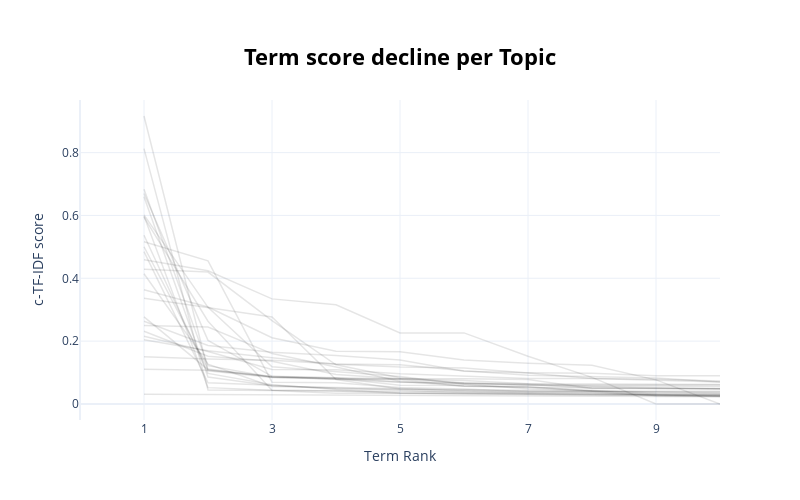

Write notebook code for a chart like this one.
### Code cell
# Visualize term rank decrease
topic_model_title.visualize_term_rank()

### Figure 1 — Plotly figure (JSON) as saved in the notebook; plotly's stock layout.template omitted (floating-point values rounded to 4 significant figures)
{"data": [{"hovertext": "<b>Topic -1</b>:life_man_story_last_time_woman_kin", "line": {"color": "black", "width": 1.5}, "mode": "lines+lines", "name": "", "opacity": 0.1, "type": "scatter", "x": [1, 2, 3, 4, 5, 6, 7, 8, 9, 10], "y": [0.03092, 0.03014, 0.02757, 0.02716, 0.0268, 0.02578, 0.02545, 0.02513, 0.02502, 0.02284]}, {"hovertext": "<b>Topic 0</b>:la_finding_age_last_great_son_speci", "line": {"color": "black", "width": 1.5}, "mode": "lines+lines", "name": "", "opacity": 0.1, "type": "scatter", "x": [1, 2, 3, 4, 5, 6, 7, 8, 9, 10], "y": [0.4848, 0.06731, 0.05978, 0.04862, 0.04707, 0.04317, 0.04088, 0.04088, 0.04088, 0.04074]}, {"hovertext": "<b>Topic 1</b>:miss_eye_finding_forever_back_love_", "line": {"color": "black", "width": 1.5}, "mode": "lines+lines", "name": "", "opacity": 0.1, "type": "scatter", "x": [1, 2, 3, 4, 5, 6, 7, 8, 9, 10], "y": [0.2773, 0.1092, 0.08594, 0.08234, 0.05942, 0.05909, 0.0522, 0.05045, 0.04889, 0.04889]}, {"hovertext": "<b>Topic 2</b>:john_bob_mr_name_lee_hall_iii_peopl", "line": {"color": "black", "width": 1.5}, "mode": "lines+lines", "name": "", "opacity": 0.1, "type": "scatter", "x": [1, 2, 3, 4, 5, 6, 7, 8, 9, 10], "y": [0.2316, 0.1521, 0.1362, 0.09421, 0.08046, 0.08046, 0.07783, 0.04945, 0.04945, 0.04945]}, {"hovertext": "<b>Topic 3</b>:girl_father_son_child_boy_like_baby", "line": {"color": "black", "width": 1.5}, "mode": "lines+lines", "name": "", "opacity": 0.1, "type": "scatter", "x": [1, 2, 3, 4, 5, 6, 7, 8, 9, 10], "y": [0.2495, 0.2447, 0.1605, 0.1178, 0.07255, 0.05637, 0.05372, 0.04043, 0.02702, 0.02469]}, {"hovertext": "<b>Topic 4</b>:desert_late_sweet_white_people_part", "line": {"color": "black", "width": 1.5}, "mode": "lines+lines", "name": "", "opacity": 0.1, "type": "scatter", "x": [1, 2, 3, 4, 5, 6, 7, 8, 9, 10], "y": [0.1102, 0.1073, 0.0886, 0.0837, 0.06976, 0.06335, 0.06059, 0.06059, 0.06059, 0.06056]}, {"hovertext": "<b>Topic 5</b>:im_everything_man_thing_best_nothin", "line": {"color": "black", "width": 1.5}, "mode": "lines+lines", "name": "", "opacity": 0.1, "type": "scatter", "x": [1, 2, 3, 4, 5, 6, 7, 8, 9, 10], "y": [0.1506, 0.1433, 0.1395, 0.1272, 0.1247, 0.1056, 0.09189, 0.08798, 0.08307, 0.06977]}, {"hovertext": "<b>Topic 6</b>:water_tale_without_yellow_11_little", "line": {"color": "black", "width": 1.5}, "mode": "lines+lines", "name": "", "opacity": 0.1, "type": "scatter", "x": [1, 2, 3, 4, 5, 6, 7, 8, 9, 10], "y": [0.5004, 0.1115, 0.08632, 0.08275, 0.07998, 0.06608, 0.06188, 0.05128, 0.04878, 0.0482]}, {"hovertext": "<b>Topic 7</b>:mystery_city_called_god_sweet_crime", "line": {"color": "black", "width": 1.5}, "mode": "lines+lines", "name": "", "opacity": 0.1, "type": "scatter", "x": [1, 2, 3, 4, 5, 6, 7, 8, 9, 10], "y": [0.2042, 0.1694, 0.147, 0.1267, 0.1181, 0.1142, 0.09884, 0.08078, 0.07567, 0.06972]}, {"hovertext": "<b>Topic 8</b>:sky_light_behind_high_let_city_worl", "line": {"color": "black", "width": 1.5}, "mode": "lines+lines", "name": "", "opacity": 0.1, "type": "scatter", "x": [1, 2, 3, 4, 5, 6, 7, 8, 9, 10], "y": [0.5166, 0.4557, 0.06937, 0.06741, 0.05219, 0.04798, 0.04001, 0.03812, 0.03812, 0.03812]}, {"hovertext": "<b>Topic 9</b>:12_10_year_piece_die_whats_11_mine_", "line": {"color": "black", "width": 1.5}, "mode": "lines+lines", "name": "", "opacity": 0.1, "type": "scatter", "x": [1, 2, 3, 4, 5, 6, 7, 8, 9, 10], "y": [0.4287, 0.4198, 0.2652, 0.1246, 0.08355, 0.06653, 0.0643, 0.05741, 0.05741, 0.05581]}, {"hovertext": "<b>Topic 10</b>:movie_disaster_iii_ii_big_first_pa", "line": {"color": "black", "width": 1.5}, "mode": "lines+lines", "name": "", "opacity": 0.1, "type": "scatter", "x": [1, 2, 3, 4, 5, 6, 7, 8, 9, 10], "y": [0.5985, 0.05209, 0.04361, 0.04038, 0.03951, 0.03851, 0.03774, 0.03701, 0.02622, 0.02421]}, {"hovertext": "<b>Topic 11</b>:day_last_part_earth_night_long_bet", "line": {"color": "black", "width": 1.5}, "mode": "lines+lines", "name": "", "opacity": 0.1, "type": "scatter", "x": [1, 2, 3, 4, 5, 6, 7, 8, 9, 10], "y": [0.4147, 0.1269, 0.05578, 0.0529, 0.04935, 0.04131, 0.03595, 0.03415, 0.02877, 0.02516]}, {"hovertext": "<b>Topic 12</b>:dog_people_american_must_bob_going", "line": {"color": "black", "width": 1.5}, "mode": "lines+lines", "name": "", "opacity": 0.1, "type": "scatter", "x": [1, 2, 3, 4, 5, 6, 7, 8, 9, 10], "y": [0.8125, 0.0444, 0.04324, 0.03414, 0.03414, 0.03327, 0.03248, 0.03166, 0.03041, 0.03037]}, {"hovertext": "<b>Topic 13</b>:red_black_white_yellow_light_get_p", "line": {"color": "black", "width": 1.5}, "mode": "lines+lines", "name": "", "opacity": 0.1, "type": "scatter", "x": [1, 2, 3, 4, 5, 6, 7, 8, 9, 10], "y": [0.6019, 0.3075, 0.1184, 0.1028, 0.08778, 0.0629, 0.04815, 0.0433, 0.03414, 0.03317]}, {"hovertext": "<b>Topic 14</b>:dead_death_die_must_live_dont_dyin", "line": {"color": "black", "width": 1.5}, "mode": "lines+lines", "name": "", "opacity": 0.1, "type": "scatter", "x": [1, 2, 3, 4, 5, 6, 7, 8, 9, 10], "y": [0.3365, 0.3069, 0.2767, 0.07803, 0.0475, 0.04518, 0.04406, 0.04207, 0.03095, 0.0297]}, {"hovertext": "<b>Topic 15</b>:night_good_school_come_live_run_li", "line": {"color": "black", "width": 1.5}, "mode": "lines+lines", "name": "", "opacity": 0.1, "type": "scatter", "x": [1, 2, 3, 4, 5, 6, 7, 8, 9, 10], "y": [0.6595, 0.08589, 0.05827, 0.05111, 0.04204, 0.03673, 0.0333, 0.03072, 0.02925, 0.0259]}, {"hovertext": "<b>Topic 16</b>:war_art_world_men_disaster_cry_11_", "line": {"color": "black", "width": 1.5}, "mode": "lines+lines", "name": "", "opacity": 0.1, "type": "scatter", "x": [1, 2, 3, 4, 5, 6, 7, 8, 9, 10], "y": [0.5948, 0.2636, 0.04396, 0.04136, 0.034, 0.03142, 0.03036, 0.02899, 0.02858, 0.02858]}, {"hovertext": "<b>Topic 17</b>:high_cry_let_america_la_mr_ii_man_", "line": {"color": "black", "width": 1.5}, "mode": "lines+lines", "name": "", "opacity": 0.1, "type": "scatter", "x": [1, 2, 3, 4, 5, 6, 7, 8, 9, 10], "y": [0.3636, 0.3084, 0.2111, 0.168, 0.1663, 0.1397, 0.1294, 0.1233, 0.07688, 1e-05]}, {"hovertext": "<b>Topic 18</b>:father_fat_big_get_disaster_grand_", "line": {"color": "black", "width": 1.5}, "mode": "lines+lines", "name": "", "opacity": 0.1, "type": "scatter", "x": [1, 2, 3, 4, 5, 6, 7, 8, 9, 10], "y": [0.2157, 0.1673, 0.11, 0.1092, 0.09663, 0.08928, 0.08123, 0.08086, 0.07905, 0.07351]}, {"hovertext": "<b>Topic 19</b>:eye_lee_snow_red_white_whats_tear_", "line": {"color": "black", "width": 1.5}, "mode": "lines+lines", "name": "", "opacity": 0.1, "type": "scatter", "x": [1, 2, 3, 4, 5, 6, 7, 8, 9, 10], "y": [0.9165, 0.1059, 0.08419, 0.07944, 0.07812, 0.05655, 0.05465, 0.04228, 0.03812, 0.03479]}, {"hovertext": "<b>Topic 20</b>:song_live_grand_george_piece_late_", "line": {"color": "black", "width": 1.5}, "mode": "lines+lines", "name": "", "opacity": 0.1, "type": "scatter", "x": [1, 2, 3, 4, 5, 6, 7, 8, 9, 10], "y": [0.6833, 0.1219, 0.08482, 0.07945, 0.07945, 0.0751, 0.06433, 0.06314, 0.06202, 0.06202]}, {"hovertext": "<b>Topic 21</b>:disaster_special_forever_made_lost", "line": {"color": "black", "width": 1.5}, "mode": "lines+lines", "name": "", "opacity": 0.1, "type": "scatter", "x": [1, 2, 3, 4, 5, 6, 7, 8, 9, 10], "y": [0.459, 0.4241, 0.3345, 0.3157, 0.2263, 0.2263, 0.1519, 0.08478, 1e-05, 1e-05]}, {"hovertext": "<b>Topic 22</b>:love_first_like_hard_thing_called_", "line": {"color": "black", "width": 1.5}, "mode": "lines+lines", "name": "", "opacity": 0.1, "type": "scatter", "x": [1, 2, 3, 4, 5, 6, 7, 8, 9, 10], "y": [0.5369, 0.09732, 0.06092, 0.04644, 0.03507, 0.03319, 0.03073, 0.02716, 0.02668, 0.02668]}, {"hovertext": "<b>Topic 23</b>:snow_age_perfect_never_year_chasin", "line": {"color": "black", "width": 1.5}, "mode": "lines+lines", "name": "", "opacity": 0.1, "type": "scatter", "x": [1, 2, 3, 4, 5, 6, 7, 8, 9, 10], "y": [0.6701, 0.2025, 0.08814, 0.07973, 0.06901, 0.06692, 0.05976, 0.05567, 0.05155, 0.0474]}, {"hovertext": "<b>Topic 24</b>:back_journey_lost_grand_behind_tim", "line": {"color": "black", "width": 1.5}, "mode": "lines+lines", "name": "", "opacity": 0.1, "type": "scatter", "x": [1, 2, 3, 4, 5, 6, 7, 8, 9, 10], "y": [0.2633, 0.1863, 0.1646, 0.1542, 0.1403, 0.1043, 0.09952, 0.09816, 0.08983, 0.08983]}], "layout": {"height": 500, "hoverlabel": {"bgcolor": "white", "font": {"family": "Rockwell", "size": 16}}, "showlegend": false, "title": {"font": {"color": "Black", "size": 22}, "text": "<b>Term score decline per Topic</b>", "x": 0.5, "xanchor": "center", "y": 0.9, "yanchor": "top"}, "width": 800, "xaxis": {"dtick": 2, "range": [0, 10], "tick0": 1, "title": {"text": "Term Rank"}}, "yaxis": {"title": {"text": "c-TF-IDF score"}}}}
